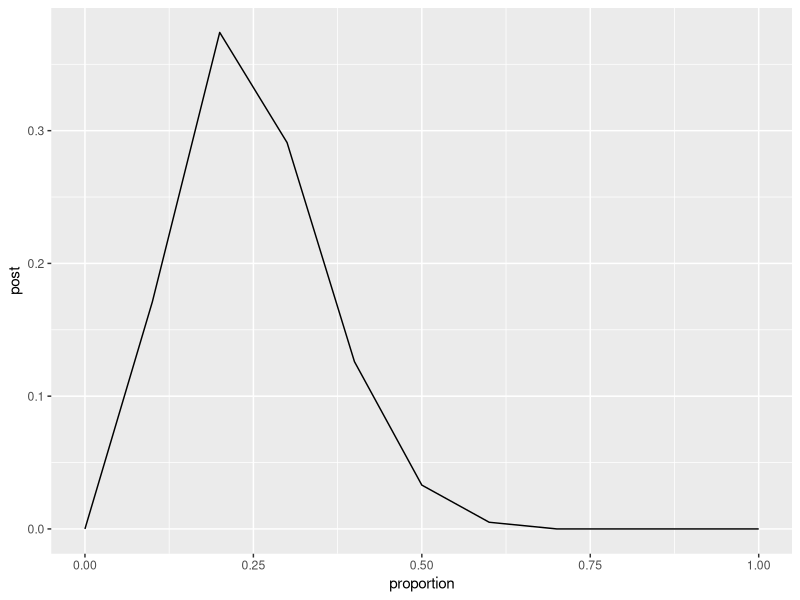
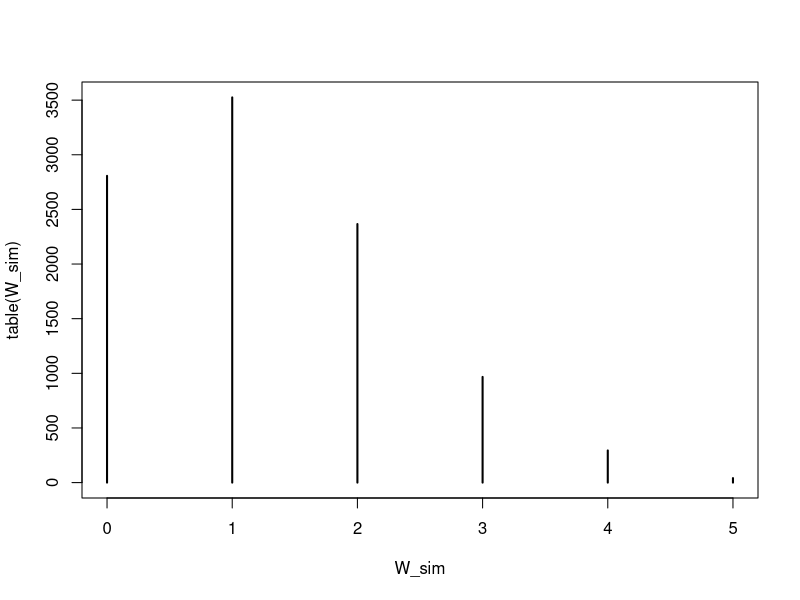

Source code (R) for these figures, in order:
## ---- chunk 1
#| echo: false
suppressMessages(library(tidyverse))
## ---- chunk 2
prosterior_dist = function(p, W, L) {
    return((p^W) * ((1-p)^L))
}

data = tibble(proportion = seq(from = 0, to = 1, length.out = 11))

obs_W = 3
obs_L = 11

data = data %>% 
    mutate(
        ways = prosterior_dist(proportion, obs_W, obs_L)
    )

all_ways = sum(data$ways)

data = data %>% 
    mutate(
        post = round((ways / all_ways), 3)
    )
data
## ---- chunk 3
ggplot(data) +
    geom_line(mapping = aes(x = proportion, y = post))
## ---- chunk 4
num_tosses = 5

p_samples <- rbeta(1e4, obs_W + 1, obs_L + 1)
W_sim <- rbinom(1e4,size=num_tosses ,p=p_samples)

plot(table(W_sim))
